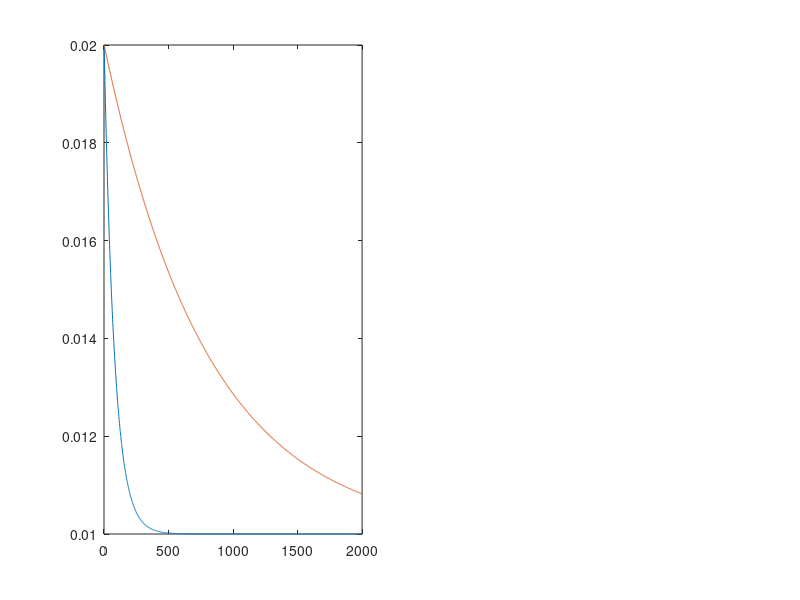

MATLAB code to generate this figure: (Note: this script raises an error after producing the figure.)
visit_index = 1:1:2000;
a_tau = 80;
a_scale = 0.01;
alpha_by_visit = (a_scale * exp(-(visit_index-1)./a_tau)) + 0.01;
alpha_by_visit_stim = (a_scale * exp(-(visit_index-1)./800)) + 0.01;

clear Summary_UpdateRule_OptoSim

figure(1); clf; subplot(121); plot(alpha_by_visit); hold on; plot(alpha_by_visit_stim)

reward_sched = [0.59,0.5,0.37,0.36,0.17,0.15];

[port_colmap] = TNC_CreateRBColormap(6,'grima');

sensitivity = [];

p_reward    = zeros(6,numel(visit_index));
p_stay      = zeros(6,numel(visit_index));
yes_reward  = zeros(1,numel(visit_index));

p_reward(:,1)   = 1/6;
p_stay(:,1)     = 0;

epsilon = 0.1;

opto_on = 1;
live_plot = 0;
decay_model = 'minus_alpha'

figure(7+opto_on); clf;

for mice = 1:25

    p_reward    = zeros(6,numel(visit_index));
    p_stay      = zeros(6,numel(visit_index));
    yes_reward  = zeros(1,numel(visit_index));
    
    p_reward(:,1)   = 1/6;
    p_stay(:,1)     = 0;

    for vi = 2:numel(visit_index)
    
        % pass all estimates from previous step
        p_reward(:,vi)   = p_reward(:,vi-1);
        p_stay(:,vi)     = p_stay(:,vi-1);
    
        p_reward(p_reward(:,vi)<=0,vi)=0.001;
        p_reward(p_reward(:,vi)>1,vi)=1;
    
        % choose option
        if rand(1)<=epsilon
            checked_port(vi) = randperm(6,1);
        else
            checked_port(vi) = randsample(6,1,true,p_reward(:,vi));
        end
    
        % rewarded?
        if rand(1)<=reward_sched(checked_port(vi))
            yes_reward(vi)=1;
        end

        this_alpha = alpha_by_visit(vi);
        
        switch opto_on
            case -1
                if checked_port(vi)>2 && yes_reward(vi)==1
                    this_alpha = alpha_by_visit_stim(vi);
                    title('Worst 4 bump (tau)');
                end
            case 0
                title('Control simulation');            
                
            case 1
                if checked_port(vi)>2 && yes_reward(vi)==1
                    this_alpha = alpha_by_visit(vi)*1.5;
                    title('Worst 4 bump');
                end
            case 2
                if yes_reward(vi)==1
                    this_alpha = alpha_by_visit(vi)*1.5;
                    title('All bump');
                end
            case 3
                if checked_port(vi)>3 && yes_reward(vi)==0
                    this_alpha = 0.01; % this is a way to make beta ~ 1
                    title('Unrewarded opto');
                end
        end
    
    
        switch decay_model
            case 'minus_alpha'
                this_beta = 1-this_alpha;
    
            case 'ind_static'
                this_beta = 0.975;
    
            case 'ind_dynamic'
                this_beta = 1-(2*this_alpha);
    
        end
    
        % update chosen option
        p_reward(checked_port(vi),vi)   = this_alpha*yes_reward(vi) + this_beta*p_reward(checked_port(vi),vi-1);
        p_stay(checked_port(vi),vi)     = this_alpha*yes_reward(vi) + this_beta*p_stay(checked_port(vi),vi-1);
    
        if live_plot || vi == numel(visit_index)
            % plot current estimates
            figure(7+opto_on);
            subplot(1,6,1:2);
            for ports=1:6
                if mice==1
                    plot([1 vi],[reward_sched(ports) reward_sched(ports)],'-','Color',[port_colmap(ports,:)  0.1],'LineWidth',4); hold on;
                end
                plot(1:vi,p_reward(ports,1:vi),'-','Color',[port_colmap(ports,:) 0.2]);
            end
            axis([0 numel(visit_index) 0 1]); box off; xlabel('visits'); ylabel('P^{estim.} (rew)');
        end
    end
    
    for jj=1:6
        exp_rew_probs(jj) = sum(yes_reward(find(checked_port==jj))) ./ numel(find(checked_port==jj));
        chose_probs(jj) = numel(find(checked_port==jj)) ./ numel(visit_index);
    end

    sens_fit = polyfit(log(exp_rew_probs./sum(exp_rew_probs)),log(chose_probs./sum(chose_probs)),1);
    sensitivity(mice) = sens_fit(1);
    
    figure(7+opto_on);
    subplot(1,6,3:4);
    plot([0 1],[0 1],'k--'); hold on;
    quart_inds = [1:400;401:800;801:1200;1201:1600];
    for qi=4
        scatter(reward_sched,median(p_reward(:,quart_inds(qi,:)),2),25*qi,port_colmap,'filled','MarkerFaceAlpha',0.2);
    end
    axis([0 0.8 0 0.8]); box off; ylabel('P^{estim.} (rew)'); xlabel('P(rew)')
    
    figure(7+opto_on);
    subplot(1,6,5:6);
    if mice==1
        hold off;
        plot([-5 0],[-5 0],'k--'); hold on;
    end
    quart_inds = [1:400;401:800;801:1200;1201:1600];
    for qi=4
        scatter(log10(exp_rew_probs./sum(exp_rew_probs)),log10(chose_probs./sum(chose_probs)),25*qi,port_colmap,'filled','MarkerFaceAlpha',0.2);
    end
    axis([-2.5 0 -2.5 0]); box off; xlabel('log reward'); ylabel('log choice');

    Summary_UpdateRule_OptoSim.sim_type           = opto_on;
    Summary_UpdateRule_OptoSim.log_reward(mice,:) = log10(exp_rew_probs./sum(exp_rew_probs));
    Summary_UpdateRule_OptoSim.log_choice(mice,:) = log10(chose_probs./sum(chose_probs));
    Summary_UpdateRule_OptoSim.sims(mice).p_reward= p_reward;

end

figure(7+opto_on);
subplot(1,6,5:6);
text(-2,-0.5,['s = ' num2str(mean(sensitivity)) ' +/- ' num2str(std(sensitivity))]);

figure(1); subplot(122); plot(alpha_by_visit); hold on; plot(alpha_by_visit_stim)
